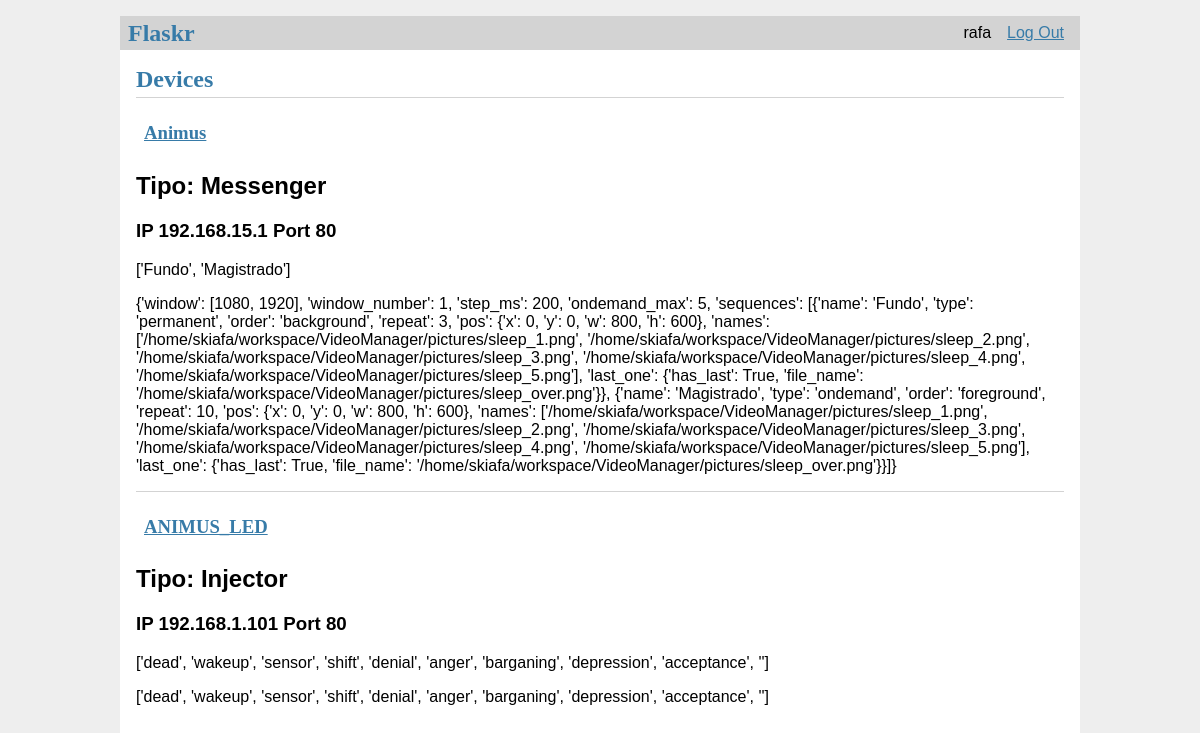
Screenshot of /device_list (signed in) with the database file from the repository.
### tables this page shows
CREATE TABLE user (
  id INTEGER PRIMARY KEY AUTOINCREMENT,
  username TEXT UNIQUE NOT NULL,
  password TEXT NOT NULL
);

CREATE TABLE device (
  id INTEGER PRIMARY KEY AUTOINCREMENT,
  created TIMESTAMP NOT NULL DEFAULT CURRENT_TIMESTAMP,
  dev_type TEXT NOT NULL,
  dev_IP TEXT NOT NULL,
  dev_PORT TEXT NOT NULL,
  dev_character TEXT UNIQUE NOT NULL,
  endpoints TEXT NOT NULL,
  animations TEXT NOT NULL
);

### flaskr/devices.py (the view)
@bp.route('/device_list')
def index():
    db = get_db()
    devices = db.execute(
        'SELECT *'
        ' FROM device p'
    ).fetchall()
    return render_template('devices/device_list.html', devices=devices)

### flaskr/auth.py (called while the page is built)
@bp.before_app_request
def load_logged_in_user():
    user_id = session.get('user_id')
    if user_id is None:
        g.user = None
    else:
        g.user = get_db().execute(
            'SELECT * FROM user WHERE id = ?', (user_id,)
        ).fetchone()

### flaskr/db.py (called while the page is built)
def get_db():
    if 'db' not in g:
        g.db = sqlite3.connect(
            current_app.config['DATABASE'],
            detect_types=sqlite3.PARSE_DECLTYPES
        )
        g.db.row_factory = sqlite3.Row
    return g.db

### flaskr/templates/devices/device_list.html
{% extends 'base.html' %}
{% block header %}
  <h1>{% block title %}Devices{% endblock %}</h1>
{% endblock %}
{% block content %}
  {% for device in devices %}
    <article class="device">
      <header>
        <div>
          <h1>
            <a class="action" href="http://{{ device['dev_IP'] }}:{{ device['dev_PORT'] }}">{{ device['dev_character'] }}</a>
          </h1>
          <div class="about">
            <h2>Tipo: {{ device['dev_type'] }} </h2>
            <h3>IP {{ device['dev_IP'] }} Port {{ device['dev_PORT'] }}</h3>
            </div>
        </div>
      </header>
      <p class="body">{{ device['endpoints'] }}</p>
      <p class="body">{{ device['animations'] }}</p>
    </article>
    {% if not loop.last %}
      <hr>
    {% endif %}
  {% endfor %}
{% endblock %}

### flaskr/templates/base.html (shortened to what this page needs)
<!doctype html>
<link rel="stylesheet" href="{{ url_for('static', filename='style.css') }}">
<nav>
  <h1>Flaskr</h1>
  <ul>
    {% if g.user %}
      <li><span>{{ g.user['username'] }}</span>
      <li><a href="{{ url_for('auth.logout') }}">Log Out</a>
    {% else %}
      <li><a href="{{ url_for('auth.register') }}">Register</a>
      <li><a href="{{ url_for('auth.login') }}">Log In</a>
    {% endif %}
  </ul>
</nav>
<section class="content">
  <header>
    {% block header %}{% endblock %}
  </header>
  {% block content %}{% endblock %}
</section>

### flaskr/static/style.css (style rules this page uses)
h1 { font-family: serif; color: #377ba8; margin: 1rem 0; }
a { color: #377ba8; }
hr { border: none; border-top: 1px solid lightgray; }
nav { background: lightgray; display: flex; align-items: center; padding: 0 0.5rem; }
nav h1 { flex: auto; margin: 0; }
nav ul { display: flex; list-style: none; margin: 0; padding: 0; }
nav ul li a, nav ul li span, header .action { display: block; padding: 0.5rem; }
.content { padding: 0 1rem 1rem; }
.content > header { border-bottom: 1px solid lightgray; display: flex; align-items: flex-end; }
.content > header h1 { flex: auto; margin: 1rem 0 0.25rem 0; }
.content:last-child { margin-bottom: 0; }

### rows the page displays
user: user.username "rafa"
device: dev_character "Animus", dev_type "Messenger", dev_IP "192.168.15.1", dev_PORT "80", endpoints "['Fundo', 'Magistrado']", animations "{'window': [1080, 1920], 'window_number': 1, 'step_ms': 200, 'ondemand_max': 5, 'sequences': [{'name': 'Fundo', 'type': 'permanent', 'order': 'background', 'repeat': 3, 'pos': {'x': 0, 'y': 0, 'w': 800, 'h': 600}, 'names': ['/home/skiafa/workspace/VideoManager/pictures/sleep_1.png', '/home/skiafa/workspace/VideoManager/pictures/sleep_2.png', '/home/skiafa/workspace/VideoManager/pictures/sleep_3.png', '/home/skiafa/workspace/VideoManager/pictures/sleep_4.png', '/home/skiafa/workspace/VideoManager/pictures/sleep_5.png'], 'last_one': {'has_last': True, 'file_name': '/home/skiafa/workspace/VideoManager/pictures/sleep_over.png'}}, {'name': 'Magistrado', 'type': 'ondemand', 'order': 'foreground',…"
device: dev_character "ANIMUS_LED", dev_type "Injector", dev_IP "192.168.1.101", dev_PORT "80", endpoints "['dead', 'wakeup', 'sensor', 'shift', 'denial', 'anger', 'barganing', 'depression', 'acceptance', '']", animations "['dead', 'wakeup', 'sensor', 'shift', 'denial', 'anger', 'barganing', 'depression', 'acceptance', '']"
